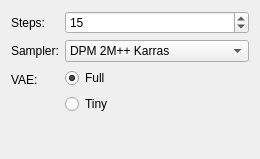
<?xml version="1.0" encoding="UTF-8"?>
<ui version="4.0">
 <class>RenderConfigForm</class>
 <widget class="QWidget" name="RenderConfigForm">
  <property name="geometry">
   <rect>
    <x>0</x>
    <y>0</y>
    <width>260</width>
    <height>159</height>
   </rect>
  </property>
  <property name="windowTitle">
   <string>Form</string>
  </property>
  <layout class="QFormLayout" name="formLayout">
   <item row="0" column="0">
    <widget class="QLabel" name="label">
     <property name="text">
      <string>Steps:</string>
     </property>
    </widget>
   </item>
   <item row="0" column="1">
    <widget class="QSpinBox" name="spbnSteps">
     <property name="sizePolicy">
      <sizepolicy hsizetype="Preferred" vsizetype="Fixed">
       <horstretch>0</horstretch>
       <verstretch>0</verstretch>
      </sizepolicy>
     </property>
     <property name="minimum">
      <number>1</number>
     </property>
     <property name="value">
      <number>15</number>
     </property>
    </widget>
   </item>
   <item row="1" column="0">
    <widget class="QLabel" name="label_2">
     <property name="text">
      <string>Sampler:</string>
     </property>
    </widget>
   </item>
   <item row="1" column="1">
    <widget class="QComboBox" name="cbSampler">
     <property name="sizePolicy">
      <sizepolicy hsizetype="Preferred" vsizetype="Fixed">
       <horstretch>0</horstretch>
       <verstretch>0</verstretch>
      </sizepolicy>
     </property>
     <property name="currentText">
      <string>DPM 2M++ Karras</string>
     </property>
     <item>
      <property name="text">
       <string>DPM 2M++ Karras</string>
      </property>
     </item>
     <item>
      <property name="text">
       <string>Euler Ancestral</string>
      </property>
     </item>
    </widget>
   </item>
   <item row="2" column="0">
    <widget class="QLabel" name="label_3">
     <property name="text">
      <string>VAE:</string>
     </property>
    </widget>
   </item>
   <item row="2" column="1">
    <layout class="QVBoxLayout" name="verticalLayout">
     <item>
      <widget class="QRadioButton" name="rbFullVae">
       <property name="text">
        <string>Full</string>
       </property>
       <property name="checked">
        <bool>true</bool>
       </property>
      </widget>
     </item>
     <item>
      <widget class="QRadioButton" name="rbTinyVae">
       <property name="text">
        <string>Tiny</string>
       </property>
      </widget>
     </item>
    </layout>
   </item>
  </layout>
 </widget>
 <resources/>
 <connections/>
</ui>
